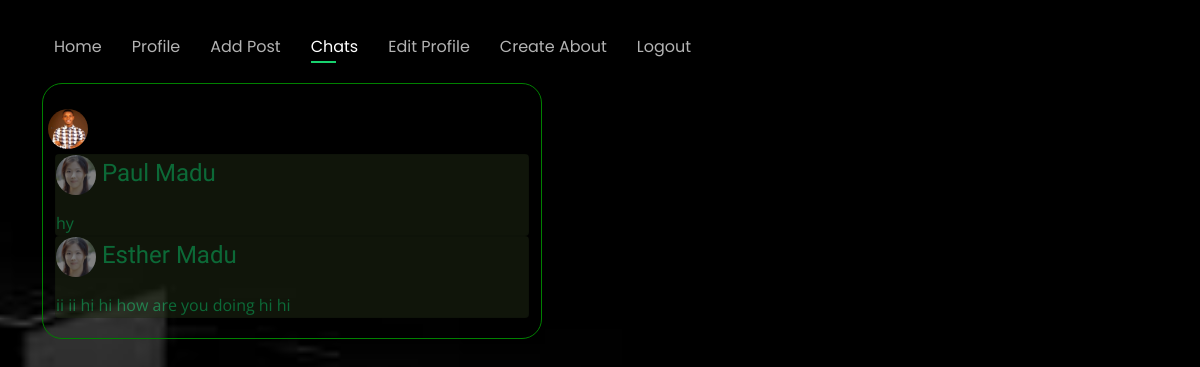
Before: /chat/ (signed in) with the older database file.
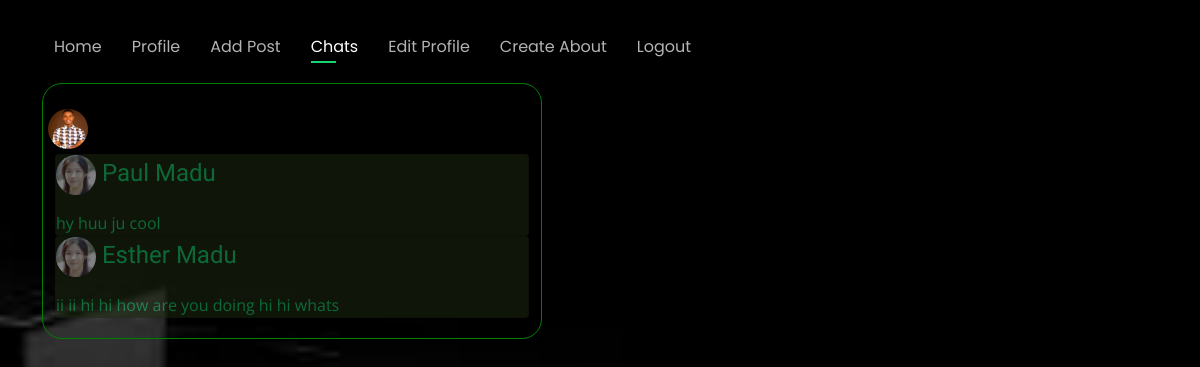
After: the same page with the newer database file.
### theblog/models.py (models this page shows, shortened)
class Profile(models.Model):
    user = models.OneToOneField(
        User,
        null = True,
        on_delete=models.CASCADE)
    friends = models.ManyToManyField("Friend", related_name='friend')
    linkedIn_url = models.CharField(default="",max_length=100,  blank=True, null=True)
    twitter_url = models.CharField(default="",max_length=100,  blank=True, null=True)
    instagram_url = models.CharField(default="",max_length=100,  blank=True, null=True)
    facebook_url = models.CharField(default="",max_length=100,  blank=True, null=True)
    image = models.ImageField(upload_to = 'images/profile', null=True, blank=True )
    verified = models.BooleanField(default=False)

class Friend(models.Model):
    profile = models.OneToOneField(Profile, on_delete=models.CASCADE, related_name='profile', null=True, blank = True, default='')

class ChatMessage(models.Model):
    body = models.TextField()
    msg_sender = models.ForeignKey(Profile, on_delete=models.CASCADE, related_name="msg_sender")
    msg_receiver = models.ForeignKey(Profile, on_delete=models.CASCADE, related_name="msg_receiver")
    seen = models.BooleanField(default=False)
    def __str__(self) -> str:
        return self.body

### chat/views.py (the view)
# urls.py: path('', index, name='index'),
def index(request):
    user = request.user.profile
    friends = user.friends.all()
    chatmsg = ChatMessage.objects.all()
    len = int(ChatMessage.objects.count())
    context  = {"user":user, "friends":friends, "chatmsg":chatmsg, "len":len}
    return render(request, "chat/index.html", context)

### chat/templates/chat/index.html
{% extends "base.html" %}
{% block content %}
<div class="container">
<nav id="navbar" class="nav-menu navbar">
    <ul>
        <li><a class="nav-link" href="{% url 'home' %}">Home</a></li>
      {% if user.profile.id %}
        <li><a class="nav-link " href="{% url 'profile-detail' user.profile.id %}">Profile</a></li>
      {% else %}
      <li><a class="nav-link " href="{% url 'profile-detail' 1 %}">Profile</a></li>
      {% endif %}
        {% if user.user.is_authenticated %}
        <li><a class="nav-link" href="{% url 'add_post' %}">Add Post</a></li>
        <li><a class="nav-link active" href="{% url 'index' %}">Chats</a></li>
      {% if user.profile.id %}
        <li><a class="nav-link" href="{% url 'edit_profile' user.profile.id %}">Edit Profile</a></li>
      {% else %}
        <li><a class="nav-link" href="{% url 'create_profile' %}">Create Profile</a></li>
      {% endif %}
      {% if user.about.id %}
        <li><a class="nav-link" href="{% url 'edit_about' user.about.id %}">Edit About</a></li>
      {% else %}
        <li><a class="nav-link" href="{% url 'create_about' %}">Create About</a></li>
      {% endif %}
        <li><a class="nav-link" href="{% url 'logout' %}">Logout</a></li>
      {% else %}
        <li><a class="nav-link" href="{% url 'login' %}">Login</a></li>
        <li><a class="nav-link" href="{% url 'register' %}">Register</a></li>
      {% endif %}
    </ul>
  </nav>
</div><br>
<div class="justify-content-fluid" style="border: 1px solid green; padding-top: 20px;padding-bottom: 20px; border-radius: 20px; max-width: 500px;">
    <div style="text-align: left;">
    <a href="{% url 'profile-detail' user.profile.id %}"><img src="{{user.user.profile.image.url}}" alt="" style="height: 50px; width: 50px; border-radius: 50%; padding: 5px;"></a>
    </div>
    <div class="container">
        {% for friend in friends %}
        {% if friend.profile in user.profile.friend.all %}
            <a href="{% url 'detail' friend.pk %}"><div class="card" style="background-color: rgb(32, 43, 21);opacity: 0.5;">
                <div class="card-title" style="background-color: rgb(32, 43, 21);">
                    <h4><img src="{{friend.profile.image.url}}" alt="" style="width: 40px;height: 40px;border-radius: 50%;"> {{friend.profile.user.first_name}} {{friend.profile.user.last_name}}</h4>
                </div>
                {% for message in chatmsg %}
                  {% if message.msg_receiver == user and message.msg_sender == friend.profile or message.msg_receiver == friend.profile and message.msg_sender == user  %}
                    {{message}}
                  {% endif %}
                {% endfor %}
            </div></a>
            {% endif %}
            {% endfor %}
    </div>
</div>
{% endblock %}

### theblog/templates/base.html (shortened to what this page needs)
<!DOCTYPE html>
{% load static %}
<html lang="en">
<head>
    <link href="{% static 'assets/vendor/bootstrap/css/bootstrap.min.css' %}" rel="stylesheet">
    <link href="{% static 'assets/vendor/bootstrap-icons/bootstrap-icons.css' %}" rel="stylesheet">
    <link href="{% static 'assets/vendor/boxicons/css/boxicons.min.css' %}" rel="stylesheet">
    <link href="{% static 'assets/vendor/glightbox/css/glightbox.min.css' %}" rel="stylesheet">
    <link href="{% static 'assets/vendor/remixicon/remixicon.css' %}" rel="stylesheet">
    <link href="{% static 'assets/vendor/swiper/swiper-bundle.min.css' %}" rel="stylesheet">
    <link href="{% static 'assets/css/style.css' %}" rel="stylesheet">
</head>
<body>
    <div class="container">
    {% block content %}
    {% endblock content %}
  </div>
</body>
</html>

### static/assets/css/style.css (style rules this page uses)
body { font-family: "Open Sans", sans-serif; background-color: #040404; color: #fff; position: relative; background: transparent; }
body::before { content: ""; position: fixed; background: #040404 url("../img/bg.jpg") top right no-repeat; background-size: cover; left: 0; right: 0; top: 0; height: 100vh; z-index: -1; }
@media (min-width: 1024px) { body::before { background-attachment: fixed; } }
a { color: #18d26e; text-decoration: none; }
h1, h2, h3, h4, h5, h6 { font-family: "Raleway", sans-serif; }
.navbar { padding: 0; margin-top: 35px; }
.navbar ul { margin: 0; padding: 0; display: flex; list-style: none; align-items: center; }
.navbar li { position: relative; }
.navbar li + li { margin-left: 30px; }
.navbar a, .navbar a:focus { display: flex; align-items: center; justify-content: space-between; padding: 0; font-family: "Poppins", sans-serif; font-size: 16px; font-weight: 400; color: rgba(255, 255, 255, 0.7); white-space: nowrap; transition: 0.3s; }
.navbar a:before { content: ""; position: absolute; width: 0; height: 2px; bottom: -4px; left: 0; background-color: #18d26e; visibility: hidden; width: 0px; transition: all 0.3s ease-in-out 0s; }
.navbar a:hover:before, .navbar li:hover > a:before, .navbar .active:before { visibility: visible; width: 25px; }
.navbar a:hover, .navbar .active, .navbar .active:focus, .navbar li:hover > a { color: #fff; }

Changed rows visible on the page:
added ChatMessage: body "huu", shown under Friend "Paul"
added ChatMessage: body "ju", shown under Friend "Paul"
added ChatMessage: body "cool", shown under Friend "Paul"
added ChatMessage: body "whats", shown under Friend "Esther"
